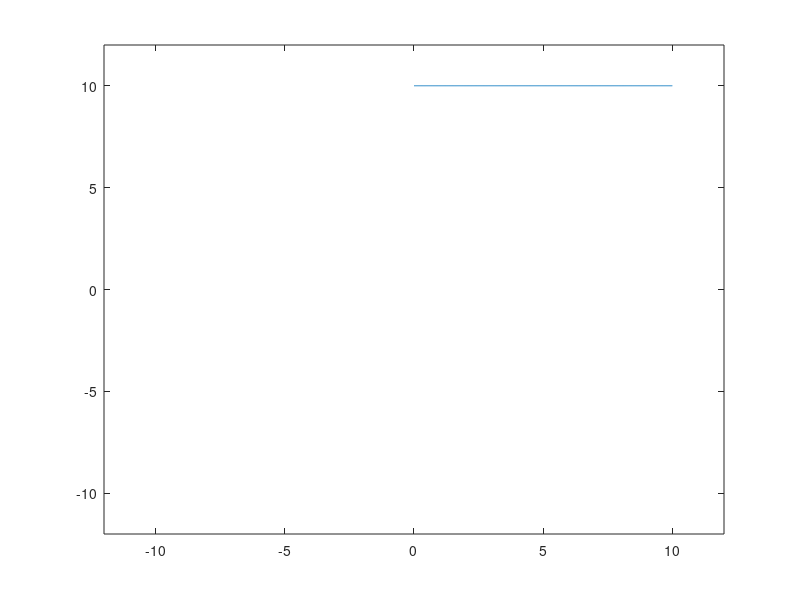

MATLAB code for this plot:
t=0:0.01:10;
y=10;
for i=1:length(t);
    if t(i)<=i*2.5
        y(i)=10;
    else 
        y(i)=-10;
    end
end
plot(t,y);
axis([-12 12 -12 12]);